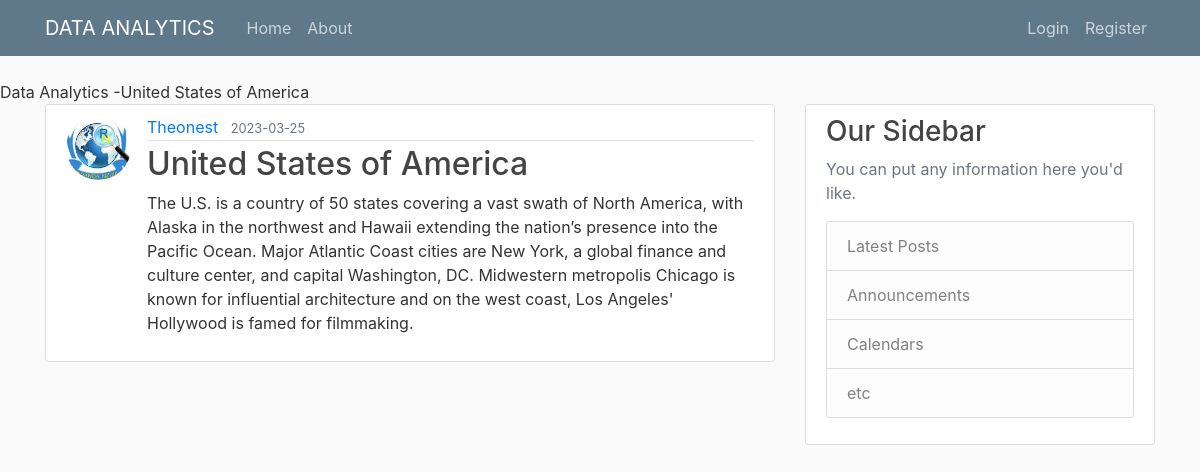
Screenshot of /post/3 with the database file from the repository.
### app/models.py (models this page shows, shortened)
class Post(db.Model):
    id= db.Column(db.Integer, primary_key= True)
    title= db.Column(db.String(100),nullable= False)
    date_posted= db.Column(db.DateTime, nullable= False, default=datetime.utcnow)
    content= db.Column(db.Text, nullable= False)
    user_id= db.Column(db.Integer, db.ForeignKey('user.id'), nullable= False)

class User(db.Model, UserMixin):
    id= db.Column(db.Integer, primary_key= True)
    username= db.Column(db.String(20), unique= True, nullable= False)
    email= db.Column(db.String(120), unique= True, nullable= False)
    image_file= db.Column(db.String(20), nullable= False, default= 'default.jpg')
    password= db.Column(db.String(60), nullable= False)
    posts= db.relationship('Post', backref='author', lazy= True)

### app/routes.py (the view)
@app.route("/post/<int:post_id>")
def post(post_id):
     post= Post.query.get_or_404(post_id)
     return render_template('post.html',title= post.title, post= post)

### app/templates/post.html
{% extends "layout.html" %}
{% block content %}
    <article class="media content-section">
      <img class="rounded-circle article-img" src="{{url_for('static', filename= 'profile_pics/' + post.author.image_file)}}"></img>
        <div class="media-body">
          <div class="article-metadata">
            <a class="mr-2" href="#">{{ post.author.username }}</a>
            <small class="text-muted">{{ post.date_posted.strftime('%Y-%m-%d') }}</small>
          </div>
          <h2 class="article-title">{{ post.title }}</h2>
          <p class="article-content">{{ post.content }}</p>
        </div>
      </article>
{% endblock content%}

### app/templates/layout.html (shortened to what this page needs)
<!DOCTYPE html>
<head>
<link rel="stylesheet" href="https://cdn.jsdelivr.net/npm/bootstrap@4.0.0/dist/css/bootstrap.min.css">
<link rel="stylesheet" type="text/css" href="{{url_for('static', filename= 'main.css')}}"
    {% if title %}
        <title>Data Analytics -{{title}}</title>
    {% else %}
    <title>Data Analytics</title>
    {%endif%}
</head>
<body>
    <header class="site-header">
        <nav class="navbar navbar-expand-md navbar-dark bg-steel fixed-top">
          <div class="container">
            <a class="navbar-brand mr-4" href="/">DATA ANALYTICS</a>
            <div class="collapse navbar-collapse" id="navbarToggle">
              <div class="navbar-nav mr-auto">
                <a class="nav-item nav-link" href="{{url_for('home')}}">Home</a>
                <a class="nav-item nav-link" href="{{url_for('about')}}">About</a>
              </div>
              <div class="navbar-nav">
                {% if current_user.is_authenticated %}
                <a class="nav-item nav-link" href="{{url_for('new_post')}}">New Post</a>
                <a class="nav-item nav-link" href="{{url_for('account')}}">account</a>
                <a class="nav-item nav-link" href="{{url_for('logout')}}">Logout</a>
                {% else %}
                <a class="nav-item nav-link" href="{{url_for('login')}}">Login</a>
                <a class="nav-item nav-link" href="{{url_for('register')}}">Register</a>
                {% endif %}
              </div>
            </div>
          </div>
        </nav>
      </header>
      <main role="main" class="container">
        <div class="row">
          <div class="col-md-8">
            {% block content %}{% endblock %}
          </div>
          <div class="col-md-4">
            <div class="content-section">
              <h3>Our Sidebar</h3>
              <p class='text-muted'>You can put any information here you'd like.
                <ul class="list-group">
                  <li class="list-group-item list-group-item-light">Latest Posts</li>
                  <li class="list-group-item list-group-item-light">Announcements</li>
                  <li class="list-group-item list-group-item-light">Calendars</li>
                  <li class="list-group-item list-group-item-light">etc</li>
                </ul>
              </p>
            </div>
          </div>
        </div>
      </main>
</body>
</html>

### app/static/main.css (style rules this page uses)
body { background: #fafafa; color: #333333; margin-top: 5rem; }
h1, h2, h3, h4, h5, h6 { color: #444444; }
.bg-steel { background-color: #5f788a; }
.site-header .navbar-nav .nav-link { color: #cbd5db; }
.content-section { background: #ffffff; padding: 10px 20px; border: 1px solid #dddddd; border-radius: 3px; margin-bottom: 20px; }
.article-title { color: #444444; }
.article-content { white-space: pre-line; }
.article-img { height: 65px; width: 65px; margin-right: 16px; }
.article-metadata { padding-bottom: 1px; margin-bottom: 4px; border-bottom: 1px solid #e3e3e3 }

### rows the page displays
Post: title "United States of America", date_posted "2023-03-25", content "The U.S. is a country of 50 states covering a vast swath of North America, with Alaska in the northwest and Hawaii extending the nation’s presence into the Pacific Ocean. Major Atlantic Coast cities are New York, a global finance and culture center, and capital Washington, DC. Midwestern metropolis Chicago is known for influential architecture and on the west coast, Los Angeles' Hollywood is famed for filmmaking."
User: image_file (picture), author.username "Theonest"
